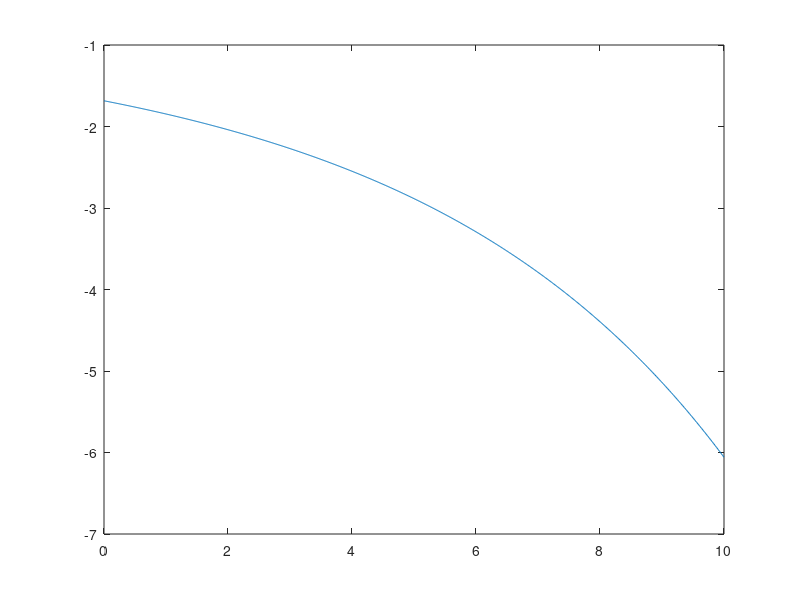

Recreate this plot in MATLAB.
function y=Q8()                      %I will only be calculating the value of ideal value
                                      %of eb/no in this code and will create the random
                                      %signal in the next Question onl 
ebnodB=0:0.01:10;
ebno = 10.^(ebnodB/10); 
y = qfunc(sqrt(4*ebno/5));
plot(ebnodB,log(y)); 
[~ ,idx]=min(abs(y-0.01));
fprintf('value is %d',ebno(idx)); 
%fprintf('value is %d',ebnodB(idx)); 
    
                
    
end